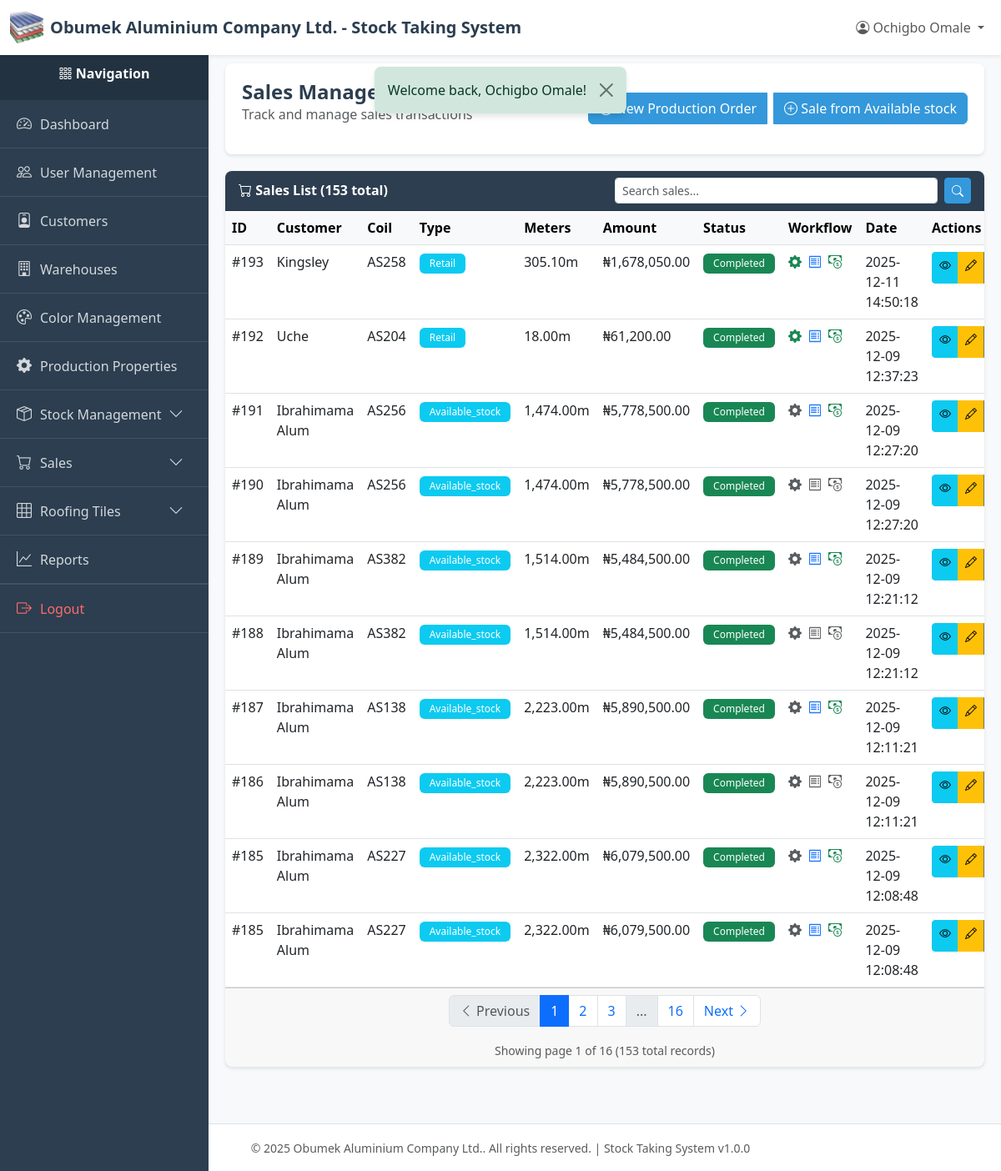
/index.php?page=sales (signed in), run on an earlier commit of the app's database.
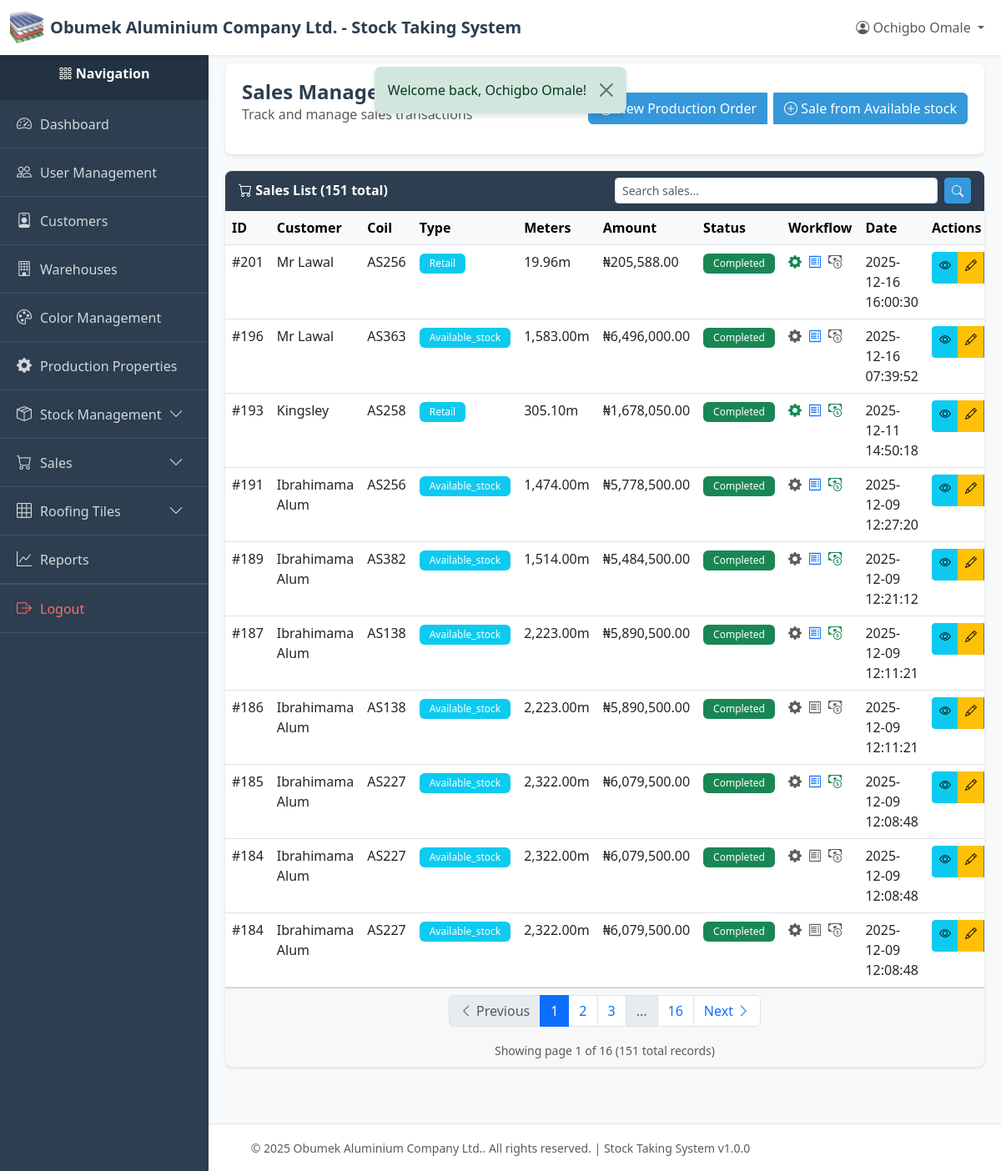
And on a later commit of the database.
### tables this page shows
CREATE TABLE `sales` (
  `id` int(11) NOT NULL,
  `customer_id` int(11) NOT NULL,
  `coil_id` int(11) NOT NULL,
  `stock_entry_id` int(11) DEFAULT NULL,
  `sale_type` varchar(50) NOT NULL,
  `meters` decimal(10,2) NOT NULL,
  `weight_kg` decimal(10,2) DEFAULT NULL COMMENT 'Quantity in KG',
  `price_per_meter` decimal(15,2) NOT NULL,
  `price_per_kg` decimal(10,2) DEFAULT NULL COMMENT 'Price per KG',
  `total_amount` decimal(15,2) NOT NULL,
  `status` varchar(50) NOT NULL DEFAULT 'pending',
  `created_by` int(11) NOT NULL,
  `notes` text DEFAULT NULL COMMENT 'Sale notes/remarks',
  `created_at` timestamp NOT NULL DEFAULT current_timestamp(),
  `updated_at` timestamp NULL DEFAULT NULL ON UPDATE current_timestamp(),
  `deleted_at` timestamp NULL DEFAULT NULL
);

CREATE TABLE `customers` (
  `id` int(11) NOT NULL,
  `name` varchar(255) NOT NULL,
  `email` varchar(255) DEFAULT NULL,
  `phone` varchar(50) NOT NULL,
  `address` text DEFAULT NULL,
  `company` varchar(255) DEFAULT NULL,
  `created_by` int(11) NOT NULL,
  `created_at` timestamp NOT NULL DEFAULT current_timestamp(),
  `updated_at` timestamp NULL DEFAULT NULL ON UPDATE current_timestamp(),
  `deleted_at` timestamp NULL DEFAULT NULL
);

CREATE TABLE `coils` (
  `id` int(11) NOT NULL,
  `code` varchar(100) NOT NULL,
  `name` varchar(255) NOT NULL,
  `color` varchar(50) NOT NULL,
  `color_id` int(11) DEFAULT NULL,
  `net_weight` decimal(10,2) NOT NULL,
  `meters` decimal(10,2) DEFAULT NULL COMMENT 'Approximate meters per coil (informational only)',
  `gauge` varchar(50) DEFAULT NULL COMMENT 'Material gauge/thickness (e.g., 0.45mm, 0.50mm)',
  `category` varchar(50) NOT NULL,
  `status` varchar(50) NOT NULL DEFAULT 'available',
  `created_by` int(11) NOT NULL,
  `created_at` timestamp NOT NULL DEFAULT current_timestamp(),
  `updated_at` timestamp NULL DEFAULT NULL ON UPDATE current_timestamp(),
  `deleted_at` timestamp NULL DEFAULT NULL
);

### views/sales/index.php (the view, shortened to what the changed rows need)
<?php
require_once __DIR__ . '/../../config/db.php';
require_once __DIR__ . '/../../models/sale.php';
require_once __DIR__ . '/../../models/invoice.php';
require_once __DIR__ . '/../../models/receipt.php';
require_once __DIR__ . '/../../utils/helpers.php';
$currentPage = isset($_GET['page_num']) ? (int) $_GET['page_num'] : 1;
$searchQuery = $_GET['search'] ?? '';
$saleModel = new Sale();
$receiptModel = new Receipt();
if (!empty($searchQuery)) {
    $whereClause = 'WHERE s.deleted_at IS NULL
                   AND (c.name LIKE ? OR co.code LIKE ? OR co.name LIKE ?)';
    $searchParam = "%$searchQuery%";
    $params = [$searchParam, $searchParam, $searchParam];
    $sales = $saleModel->getFilteredSales(
        $whereClause,
        $params,
        RECORDS_PER_PAGE,
        ($currentPage - 1) * RECORDS_PER_PAGE,
    );
    $totalSales = $saleModel->countFilteredSales($whereClause, $params);
} else {
    $sales = $saleModel->getAll(RECORDS_PER_PAGE, ($currentPage - 1) * RECORDS_PER_PAGE);
    $totalSales = $saleModel->count();
}
foreach ($sales as &$sale) {
    $sale['production_status'] = $sale['production_status'] ?? null;
    $sale['production_id'] = $sale['production_id'] ?? null;
    $sale['invoice_status'] = $sale['invoice']['status'] ?? null;
    $sale['invoice_id'] = $sale['invoice']['id'] ?? null;
    $sale['has_receipts'] = false;
    try {
        if (!empty($sale['invoice_id'])) {
            $sale['has_receipts'] = $receiptModel->count('', $sale['invoice_id']) > 0;
        }
    } catch (Exception $e) {
        error_log(
            'Error processing sale ID ' . ($sale['id'] ?? 'unknown') . ': ' . $e->getMessage(),
        );
        continue;
    }
}
$paginationData = getPaginationData($totalSales, $currentPage);
require_once __DIR__ . '/../../layout/header.php';
require_once __DIR__ . '/../../layout/sidebar.php';
?>
<div class="content-wrapper">
    <div class="page-header">
        <div class="d-flex justify-content-between align-items-center">
            <div>
                <h1 class="page-title">Sales Management</h1>
                <p class="text-muted">Track and manage sales transactions</p>
            </div>
            <div class="btn-group gap-2">
                <?php if (hasPermission(MODULE_SALES_MANAGEMENT, ACTION_CREATE)): ?>
                <a href="?page=sales_create_new" class="btn btn-primary">
                    <i class="bi bi-plus-circle"></i> New Production Order
                </a>
                <a href="?page=sales_create_available" class="btn btn-primary">
                    <i class="bi bi-plus-circle"></i> Sale from Available stock
                </a>
                <?php endif; ?>
            </div>
        </div>
    </div>
    <div class="card">
        <div class="card-header">
            <div class="row align-items-center">
                <div class="col-md-6">
                    <i class="bi bi-cart"></i> Sales List (<?= $totalSales ?> total)
                </div>
                <div class="col-md-6">
                    <form method="GET" action="index.php" class="d-flex">
                        <input type="text" name="search" class="form-control form-control-sm me-2"
                               placeholder="Search sales..." value="<?= htmlspecialchars(
                                   $searchQuery,
                               ) ?>">
                        <button type="submit" class="btn btn-sm btn-primary"><i class="bi bi-search"></i></button>
                    </form>
                </div>
            </div>
        </div>
        <div class="card-body p-0">
            <?php if (empty($sales)): ?>
            <div class="alert alert-info m-3">
                <i class="bi bi-info-circle"></i> No sales found.
            </div>
            <?php else: ?>
            <div class="table-responsive">
                <table class="table table-hover mb-0">
                    <thead class="table-light">
                        <tr>
                            <th>ID</th>
                            <th>Customer</th>
                            <th>Coil</th>
                            <th>Type</th>
                            <th>Meters</th>
                            <th>Amount</th>
                            <th>Status</th>
                            <th>Workflow</th>
                            <th>Date</th>
                            <th>Actions</th>
                        </tr>
                    </thead>
                    <tbody>
                        <?php foreach ($sales as $sale): ?>
                        <tr>
                            <td>#<?= $sale['id'] ?></td>
                            <td><?= htmlspecialchars($sale['customer_name'] ?? 'N/A') ?></td>
                            <td><?= htmlspecialchars($sale['coil_code'] ?? 'N/A') ?></td>
                            <td>
                                <span class="badge bg-info">
                                    <?= ucfirst($sale['sale_type'] ?? 'unknown') ?>
                                </span>
                            </td>
                            <td><?= number_format($sale['meters'], 2) ?>m</td>
                            <td><?= formatCurrency($sale['total_amount']) ?></td>
                            <td>
                                <span class="badge <?= $sale['status'] === 'completed'
                                    ? 'bg-success'
                                    : 'bg-warning' ?>">
                                    <?= ucfirst($sale['status'] ?? 'pending') ?>
                                </span>
                            </td>
                            <td>
                                <div class="d-flex align-items-center">
                                    <a href="<?= $sale['production_id']
                                        ? "?page=production&action=view&id={$sale['production_id']}"
                                        : '#' ?>"
                                       class="text-decoration-none me-2"
                                       title="Production: <?= $sale['production_status'] ?:
                                           'Not started' ?>">
                                        <i class="bi bi-gear-fill <?= $sale['production_status']
                                            ? 'text-success'
                                            : 'text-muted' ?>"></i>
                                    </a>
                                    <a href="<?= $sale['invoice_id']
                                        ? "?page=invoices&action=view&id={$sale['invoice_id']}"
                                        : '#' ?>"
                                       class="text-decoration-none me-2"
                                       title="Invoice: <?= $sale['invoice_status'] ?:
                                           'Not created' ?>">
                                        <i class="bi bi-receipt <?= $sale['invoice_status']
                                            ? 'text-primary'
                                            : 'text-muted' ?>"></i>
                                    </a>
                                    <a href="<?= $sale['invoice_id']
                                        ? "?page=receipts&invoice_id={$sale['invoice_id']}"
                                        : '#' ?>"
                                       class="text-decoration-none"
                                       title="<?= $sale['has_receipts']
                                           ? 'View Receipts'
                                           : 'No receipts' ?>">
                                        <i class="bi bi-cash-coin <?= $sale['has_receipts']
                                            ? 'text-success'
                                            : 'text-muted' ?>"></i>
                                    </a>
                                </div>
                            </td>
                            <td><?= formatDate($sale['created_at']) ?></td>
                            <td>
                                <div class="btn-group btn-group-sm" role="group">
                                    <?php if (
                                        hasPermission(MODULE_SALES_MANAGEMENT, ACTION_VIEW)
                                    ): ?>
                                    <a href="?page=sales_view&id=<?= $sale['id'] ?>"
                                       class="btn btn-info" title="View Details">
                                        <i class="bi bi-eye"></i>
                                    </a>
                                    <?php endif; ?>
                                    <?php if (
                                        hasPermission(MODULE_SALES_MANAGEMENT, ACTION_EDIT)
                                    ): ?>
                                    <a href="?page=sales_edit&id=<?= $sale['id'] ?>"
                                       class="btn btn-warning" title="Edit">
                                        <i class="bi bi-pencil"></i>
                                    </a>
                                    <?php endif; ?>
                                </div>
                            </td>
                        </tr>
                        <?php endforeach; ?>
                    </tbody>
                </table>
            </div>
            <?php endif; ?>
        </div>
        <?php if (!empty($sales)): ?>
        <div class="card-footer">
            <?php
            $queryParams = $_GET;
            include __DIR__ . '/../../layout/pagination.php';
            ?>
        </div>
        <?php endif; ?>
    </div>
</div>
<?php require_once __DIR__ . '/../../layout/footer.php'; ?>

### layout/pagination.php (shortened to what the changed rows need)
<?php
$paginationData = $paginationData ?? [];
$queryParams = $queryParams ?? [];
$currentPage = $paginationData['current_page'];
$totalPages = $paginationData['total_pages'];
$hasPrevious = $paginationData['has_previous'];
$hasNext = $paginationData['has_next'];
function buildPaginationUrl($pageNum, $params) {
    $params['page_num'] = $pageNum;
    return '/new-stock-system/index.php?' . http_build_query($params);
}
?>
<nav aria-label="Page navigation">
    <ul class="pagination justify-content-center">
        <li class="page-item <?php echo !$hasPrevious ? 'disabled' : ''; ?>">
            <a class="page-link" href="<?php echo $hasPrevious ? buildPaginationUrl($currentPage - 1, $queryParams) : '#'; ?>">
                <i class="bi bi-chevron-left"></i> Previous
            </a>
        </li>
        <?php
        $range = 2;
        $start = max(1, $currentPage - $range);
        $end = min($totalPages, $currentPage + $range);
            ?>
            <?php
        for ($i = $start; $i <= $end; $i++) {
            ?>
            <li class="page-item <?php echo $i === $currentPage ? 'active' : ''; ?>">
                <a class="page-link" href="<?php echo buildPaginationUrl($i, $queryParams); ?>"><?php echo $i; ?></a>
            </li>
            <?php
        }
        if ($end < $totalPages) {
            ?>
            <?php if ($end < $totalPages - 1): ?>
            <li class="page-item disabled">
                <span class="page-link">...</span>
            </li>
            <?php endif; ?>
            <li class="page-item">
                <a class="page-link" href="<?php echo buildPaginationUrl($totalPages, $queryParams); ?>"><?php echo $totalPages; ?></a>
            </li>
            <?php
        }
        ?>
        <li class="page-item <?php echo !$hasNext ? 'disabled' : ''; ?>">
            <a class="page-link" href="<?php echo $hasNext ? buildPaginationUrl($currentPage + 1, $queryParams) : '#'; ?>">
                Next <i class="bi bi-chevron-right"></i>
            </a>
        </li>
    </ul>
    <div class="text-center text-muted mt-2">
        <small>
            Showing page <?php echo $currentPage; ?> of <?php echo $totalPages; ?>
            (<?php echo $paginationData['total']; ?> total records)
        </small>
    </div>
</nav>

What changed in the data, as far as the page shows it:
removed sales: id "192", customer.name "Uche", coil.code "AS204", sale_type "Retail", meters "18.00", total_amount "₦61,200.00", status "Completed", created_at "2025-12-09 12:37:23"
no longer on this page (row edited): sales: id "190", customer.name "Ibrahimama Alum", coil.code "AS256", sale_type "Available_stock", meters "1,474.00", total_amount "₦5,778,500.00", status "Completed", created_at "2025-12-09 12:27:20"
no longer on this page (row edited): sales: id "188", customer.name "Ibrahimama Alum", coil.code "AS382", sale_type "Available_stock", meters "1,514.00", total_amount "₦5,484,500.00", status "Completed", created_at "2025-12-09 12:21:12"
no longer on one of the page's lists (row unchanged): sales: id "185", customer.name "Ibrahimama Alum", coil.code "AS227", sale_type "Available_stock", meters "2,322.00", total_amount "₦6,079,500.00", status "Completed", created_at "2025-12-09 12:08:48"
added sales: id "201", customer.name "Mr Lawal", coil.code "AS256", sale_type "Retail", meters "19.96", total_amount "₦205,588.00", status "Completed", created_at "2025-12-16 16:00:30"
added sales: id "196", customer.name "Mr Lawal", coil.code "AS363", sale_type "Available_stock", meters "1,583.00", total_amount "₦6,496,000.00", status "Completed", created_at "2025-12-16 07:39:52"
now on this page (row unchanged): sales: id "184", customer.name "Ibrahimama Alum", coil.code "AS227", sale_type "Available_stock", meters "2,322.00", total_amount "₦6,079,500.00", status "Completed", created_at "2025-12-09 12:08:48"
Also different on the page:
$totalSales: "153" → "151"
$paginationData['total']: "153" → "151"
